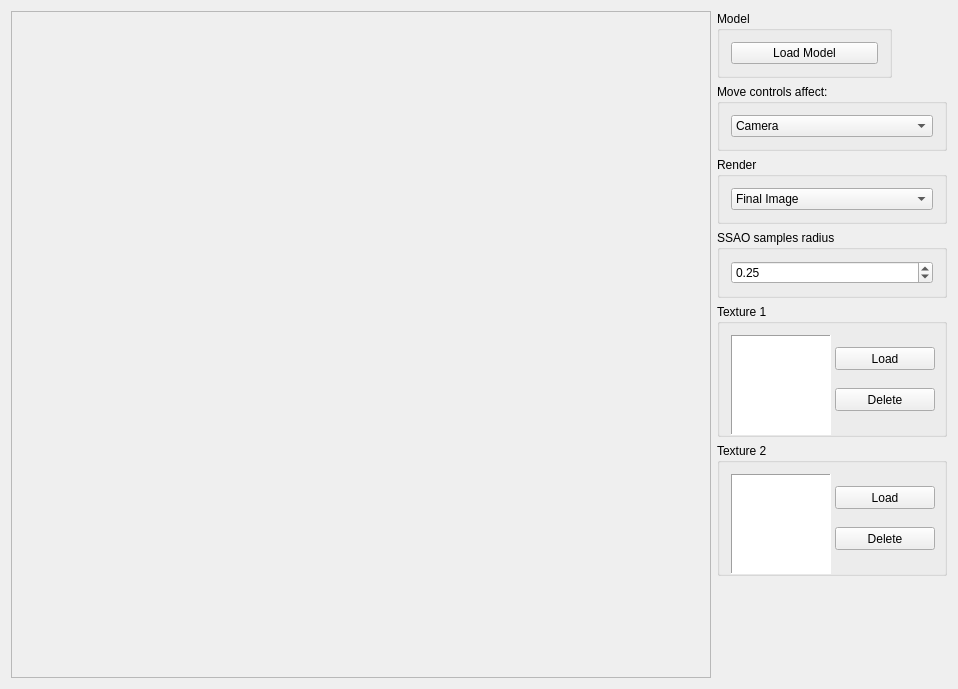
<?xml version="1.0" encoding="UTF-8"?>
<ui version="4.0">
 <class>BasicGLWindow</class>
 <widget class="QWidget" name="BasicGLWindow">
  <property name="geometry">
   <rect>
    <x>0</x>
    <y>0</y>
    <width>958</width>
    <height>689</height>
   </rect>
  </property>
  <property name="windowTitle">
   <string>Phong Shading</string>
  </property>
  <layout class="QGridLayout" name="gridLayout_3">
   <item row="0" column="0">
    <layout class="QHBoxLayout" name="horizontalLayout_2">
     <item>
      <widget class="QFrame" name="qGLFrame">
       <property name="minimumSize">
        <size>
         <width>400</width>
         <height>400</height>
        </size>
       </property>
       <property name="frameShape">
        <enum>QFrame::StyledPanel</enum>
       </property>
       <property name="frameShadow">
        <enum>QFrame::Raised</enum>
       </property>
      </widget>
     </item>
     <item>
      <layout class="QVBoxLayout" name="verticalLayout">
       <item>
        <widget class="QGroupBox" name="groupBox">
         <property name="sizePolicy">
          <sizepolicy hsizetype="Fixed" vsizetype="Preferred">
           <horstretch>0</horstretch>
           <verstretch>0</verstretch>
          </sizepolicy>
         </property>
         <property name="minimumSize">
          <size>
           <width>175</width>
           <height>0</height>
          </size>
         </property>
         <property name="maximumSize">
          <size>
           <width>175</width>
           <height>16777215</height>
          </size>
         </property>
         <property name="title">
          <string>Model </string>
         </property>
         <layout class="QGridLayout" name="gridLayout">
          <item row="0" column="0">
           <widget class="QPushButton" name="qLoadModelButton">
            <property name="text">
             <string>Load Model</string>
            </property>
           </widget>
          </item>
         </layout>
        </widget>
       </item>
       <item>
        <widget class="QGroupBox" name="groupBox_5">
         <property name="sizePolicy">
          <sizepolicy hsizetype="Fixed" vsizetype="Fixed">
           <horstretch>0</horstretch>
           <verstretch>0</verstretch>
          </sizepolicy>
         </property>
         <property name="minimumSize">
          <size>
           <width>230</width>
           <height>0</height>
          </size>
         </property>
         <property name="maximumSize">
          <size>
           <width>230</width>
           <height>133</height>
          </size>
         </property>
         <property name="title">
          <string>Move controls affect:</string>
         </property>
         <layout class="QGridLayout" name="gridLayout_6">
          <item row="0" column="0">
           <widget class="QComboBox" name="MoveControlsComboBox">
            <item>
             <property name="text">
              <string>Camera</string>
             </property>
            </item>
            <item>
             <property name="text">
              <string>Scene</string>
             </property>
            </item>
           </widget>
          </item>
         </layout>
        </widget>
       </item>
       <item>
        <widget class="QGroupBox" name="groupBox_4">
         <property name="sizePolicy">
          <sizepolicy hsizetype="Fixed" vsizetype="Fixed">
           <horstretch>0</horstretch>
           <verstretch>0</verstretch>
          </sizepolicy>
         </property>
         <property name="minimumSize">
          <size>
           <width>230</width>
           <height>0</height>
          </size>
         </property>
         <property name="maximumSize">
          <size>
           <width>230</width>
           <height>133</height>
          </size>
         </property>
         <property name="title">
          <string>Render</string>
         </property>
         <layout class="QGridLayout" name="gridLayout_5">
          <item row="0" column="0">
           <widget class="QComboBox" name="WhatToRender">
            <item>
             <property name="text">
              <string>Final Image</string>
             </property>
            </item>
            <item>
             <property name="text">
              <string>Simple render</string>
             </property>
            </item>
            <item>
             <property name="text">
              <string>Depth</string>
             </property>
            </item>
            <item>
             <property name="text">
              <string>Position</string>
             </property>
            </item>
            <item>
             <property name="text">
              <string>Normals</string>
             </property>
            </item>
            <item>
             <property name="text">
              <string>Ambient Occlusion</string>
             </property>
            </item>
            <item>
             <property name="text">
              <string>Blurred AO</string>
             </property>
            </item>
           </widget>
          </item>
         </layout>
        </widget>
       </item>
       <item>
        <widget class="QGroupBox" name="groupBox_6">
         <property name="sizePolicy">
          <sizepolicy hsizetype="Fixed" vsizetype="Fixed">
           <horstretch>0</horstretch>
           <verstretch>0</verstretch>
          </sizepolicy>
         </property>
         <property name="minimumSize">
          <size>
           <width>230</width>
           <height>0</height>
          </size>
         </property>
         <property name="maximumSize">
          <size>
           <width>230</width>
           <height>133</height>
          </size>
         </property>
         <property name="title">
          <string>SSAO samples radius</string>
         </property>
         <layout class="QGridLayout" name="gridLayout_7">
          <item row="0" column="0">
           <widget class="QDoubleSpinBox" name="SSAORadius">
            <property name="minimum">
             <double>0.000000000000000</double>
            </property>
            <property name="maximum">
             <double>5.000000000000000</double>
            </property>
            <property name="singleStep">
             <double>0.025000000000000</double>
            </property>
            <property name="value">
             <double>0.250000000000000</double>
            </property>
           </widget>
          </item>
         </layout>
        </widget>
       </item>
       <item>
        <layout class="QVBoxLayout" name="verticalLayout_3">
         <item>
          <widget class="QGroupBox" name="groupBox_2">
           <property name="sizePolicy">
            <sizepolicy hsizetype="Fixed" vsizetype="Fixed">
             <horstretch>0</horstretch>
             <verstretch>0</verstretch>
            </sizepolicy>
           </property>
           <property name="minimumSize">
            <size>
             <width>230</width>
             <height>133</height>
            </size>
           </property>
           <property name="maximumSize">
            <size>
             <width>230</width>
             <height>133</height>
            </size>
           </property>
           <property name="title">
            <string>Texture 1</string>
           </property>
           <layout class="QGridLayout" name="gridLayout_2">
            <item row="0" column="0">
             <widget class="QGraphicsView" name="qTex1View">
              <property name="sizePolicy">
               <sizepolicy hsizetype="Maximum" vsizetype="Maximum">
                <horstretch>100</horstretch>
                <verstretch>100</verstretch>
               </sizepolicy>
              </property>
              <property name="minimumSize">
               <size>
                <width>100</width>
                <height>100</height>
               </size>
              </property>
              <property name="maximumSize">
               <size>
                <width>100</width>
                <height>100</height>
               </size>
              </property>
              <property name="autoFillBackground">
               <bool>true</bool>
              </property>
              <property name="frameShape">
               <enum>QFrame::Panel</enum>
              </property>
              <property name="frameShadow">
               <enum>QFrame::Sunken</enum>
              </property>
              <property name="lineWidth">
               <number>1</number>
              </property>
             </widget>
            </item>
            <item row="0" column="1">
             <layout class="QVBoxLayout" name="verticalLayout_2">
              <item>
               <widget class="QPushButton" name="qLoadTex1Button">
                <property name="sizePolicy">
                 <sizepolicy hsizetype="Fixed" vsizetype="Fixed">
                  <horstretch>0</horstretch>
                  <verstretch>0</verstretch>
                 </sizepolicy>
                </property>
                <property name="minimumSize">
                 <size>
                  <width>100</width>
                  <height>23</height>
                 </size>
                </property>
                <property name="maximumSize">
                 <size>
                  <width>100</width>
                  <height>23</height>
                 </size>
                </property>
                <property name="text">
                 <string>Load</string>
                </property>
               </widget>
              </item>
              <item>
               <widget class="QPushButton" name="qDeleteTex1Button">
                <property name="sizePolicy">
                 <sizepolicy hsizetype="Fixed" vsizetype="Fixed">
                  <horstretch>0</horstretch>
                  <verstretch>0</verstretch>
                 </sizepolicy>
                </property>
                <property name="minimumSize">
                 <size>
                  <width>100</width>
                  <height>23</height>
                 </size>
                </property>
                <property name="maximumSize">
                 <size>
                  <width>100</width>
                  <height>23</height>
                 </size>
                </property>
                <property name="text">
                 <string>Delete</string>
                </property>
               </widget>
              </item>
             </layout>
            </item>
           </layout>
          </widget>
         </item>
         <item>
          <widget class="QGroupBox" name="groupBox_3">
           <property name="sizePolicy">
            <sizepolicy hsizetype="Fixed" vsizetype="Fixed">
             <horstretch>0</horstretch>
             <verstretch>0</verstretch>
            </sizepolicy>
           </property>
           <property name="minimumSize">
            <size>
             <width>230</width>
             <height>133</height>
            </size>
           </property>
           <property name="maximumSize">
            <size>
             <width>230</width>
             <height>133</height>
            </size>
           </property>
           <property name="title">
            <string>Texture 2</string>
           </property>
           <layout class="QGridLayout" name="gridLayout_4">
            <item row="0" column="1">
             <layout class="QVBoxLayout" name="verticalLayout_4">
              <item>
               <widget class="QPushButton" name="qLoadTex2Button">
                <property name="sizePolicy">
                 <sizepolicy hsizetype="Fixed" vsizetype="Fixed">
                  <horstretch>0</horstretch>
                  <verstretch>0</verstretch>
                 </sizepolicy>
                </property>
                <property name="minimumSize">
                 <size>
                  <width>100</width>
                  <height>23</height>
                 </size>
                </property>
                <property name="maximumSize">
                 <size>
                  <width>100</width>
                  <height>23</height>
                 </size>
                </property>
                <property name="text">
                 <string>Load</string>
                </property>
               </widget>
              </item>
              <item>
               <widget class="QPushButton" name="qDeleteTex2Button">
                <property name="sizePolicy">
                 <sizepolicy hsizetype="Fixed" vsizetype="Fixed">
                  <horstretch>0</horstretch>
                  <verstretch>0</verstretch>
                 </sizepolicy>
                </property>
                <property name="minimumSize">
                 <size>
                  <width>100</width>
                  <height>23</height>
                 </size>
                </property>
                <property name="maximumSize">
                 <size>
                  <width>100</width>
                  <height>23</height>
                 </size>
                </property>
                <property name="text">
                 <string>Delete</string>
                </property>
               </widget>
              </item>
             </layout>
            </item>
            <item row="0" column="0">
             <widget class="QGraphicsView" name="qTex2View">
              <property name="sizePolicy">
               <sizepolicy hsizetype="Maximum" vsizetype="Maximum">
                <horstretch>100</horstretch>
                <verstretch>100</verstretch>
               </sizepolicy>
              </property>
              <property name="minimumSize">
               <size>
                <width>100</width>
                <height>100</height>
               </size>
              </property>
              <property name="maximumSize">
               <size>
                <width>100</width>
                <height>100</height>
               </size>
              </property>
              <property name="autoFillBackground">
               <bool>true</bool>
              </property>
              <property name="frameShape">
               <enum>QFrame::Panel</enum>
              </property>
              <property name="frameShadow">
               <enum>QFrame::Sunken</enum>
              </property>
              <property name="lineWidth">
               <number>1</number>
              </property>
             </widget>
            </item>
           </layout>
          </widget>
         </item>
        </layout>
       </item>
       <item>
        <layout class="QVBoxLayout" name="verticalLayout_5"/>
       </item>
       <item>
        <spacer name="verticalSpacer">
         <property name="orientation">
          <enum>Qt::Vertical</enum>
         </property>
         <property name="sizeHint" stdset="0">
          <size>
           <width>20</width>
           <height>40</height>
          </size>
         </property>
        </spacer>
       </item>
      </layout>
     </item>
    </layout>
   </item>
  </layout>
 </widget>
 <layoutdefault spacing="6" margin="11"/>
 <resources/>
 <connections/>
</ui>
